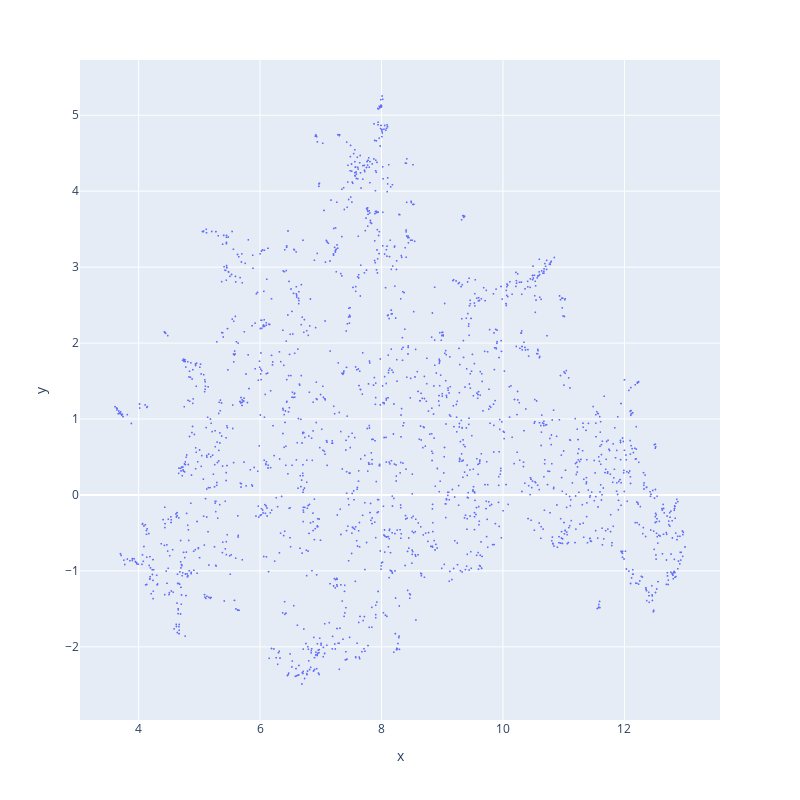

The notebook cell saved with this chart:
### Markdown cell above
This is the plotting of the values we got from umap. We are setting it up so the x-values are the first number before the comma and y-values from the second value after the comma. Then the figure is updated with values of the size of the window and some other visual values. 

Lastly the fig_show_save function is run. This function creates the plot itself and also saves a html-file and png file of the same model.

### Code cell
fig = px.scatter(x=embs_2d[:,0], y=embs_2d[:,1])

fig.update_layout(width=800, height=800)
fig.update_traces(marker=dict(size=2))

fig_show_save(fig, "test")

### Figure 1 — Plotly figure (JSON) as saved in the notebook; plotly's stock layout.template omitted (floating-point values rounded to 4 significant figures; data arrays with more than 128 entries replaced by an {"elided": "..."} marker saying what was removed)
{"data": [{"hovertemplate": "x=%{x}<br>y=%{y}<extra></extra>", "legendgroup": "", "marker": {"color": "#636efa", "size": 2, "symbol": "circle"}, "mode": "markers", "name": "", "showlegend": false, "type": "scattergl", "x": {"elided": "2047 float values"}, "xaxis": "x", "y": {"elided": "2047 float values"}, "yaxis": "y"}], "layout": {"height": 800, "legend": {"tracegroupgap": 0}, "margin": {"t": 60}, "width": 800, "xaxis": {"anchor": "y", "domain": [0, 1], "title": {"text": "x"}}, "yaxis": {"anchor": "x", "domain": [0, 1], "title": {"text": "y"}}}}
